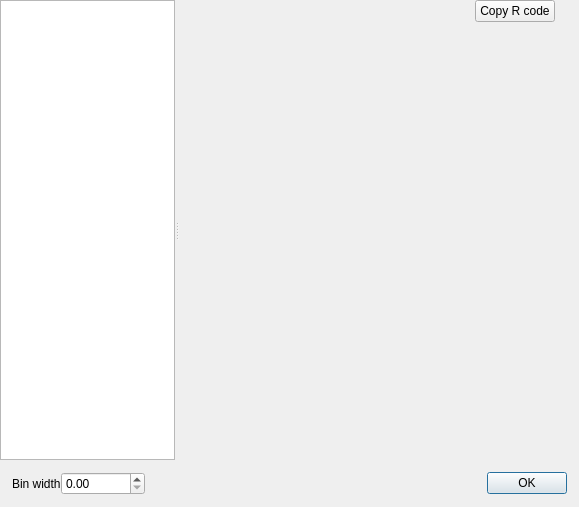
<?xml version="1.0" encoding="UTF-8"?>
<ui version="4.0">
 <class>SummaryDialog</class>
 <widget class="QDialog" name="SummaryDialog">
  <property name="geometry">
   <rect>
    <x>0</x>
    <y>0</y>
    <width>579</width>
    <height>507</height>
   </rect>
  </property>
  <property name="windowTitle">
   <string>Dialog</string>
  </property>
  <layout class="QVBoxLayout" name="verticalLayout_2">
   <property name="spacing">
    <number>0</number>
   </property>
   <property name="leftMargin">
    <number>0</number>
   </property>
   <property name="topMargin">
    <number>0</number>
   </property>
   <property name="rightMargin">
    <number>0</number>
   </property>
   <property name="bottomMargin">
    <number>0</number>
   </property>
   <item>
    <widget class="QSplitter" name="splitter">
     <property name="orientation">
      <enum>Qt::Horizontal</enum>
     </property>
     <widget class="QPlainTextEdit" name="summaryText">
      <property name="font">
       <font>
        <family>Consolas</family>
        <pointsize>14</pointsize>
       </font>
      </property>
      <property name="readOnly">
       <bool>true</bool>
      </property>
      <property name="backgroundVisible">
       <bool>false</bool>
      </property>
     </widget>
     <widget class="QWidget" name="layoutWidget">
      <layout class="QVBoxLayout" name="verticalLayout">
       <property name="spacing">
        <number>0</number>
       </property>
       <item>
        <layout class="QHBoxLayout" name="horizontalLayout_3">
         <property name="spacing">
          <number>12</number>
         </property>
         <property name="rightMargin">
          <number>24</number>
         </property>
         <item>
          <spacer name="horizontalSpacer">
           <property name="orientation">
            <enum>Qt::Horizontal</enum>
           </property>
           <property name="sizeHint" stdset="0">
            <size>
             <width>40</width>
             <height>5</height>
            </size>
           </property>
          </spacer>
         </item>
         <item>
          <widget class="QPushButton" name="buttonCopyImport">
           <property name="text">
            <string>Copy R code</string>
           </property>
          </widget>
         </item>
        </layout>
       </item>
       <item>
        <widget class="SimplePlotWidget" name="plotWidget" native="true">
         <property name="sizePolicy">
          <sizepolicy hsizetype="Expanding" vsizetype="Expanding">
           <horstretch>0</horstretch>
           <verstretch>0</verstretch>
          </sizepolicy>
         </property>
         <property name="minimumSize">
          <size>
           <width>400</width>
           <height>400</height>
          </size>
         </property>
        </widget>
       </item>
      </layout>
     </widget>
    </widget>
   </item>
   <item>
    <layout class="QHBoxLayout" name="horizontalLayout" stretch="0,0,0">
     <property name="sizeConstraint">
      <enum>QLayout::SetDefaultConstraint</enum>
     </property>
     <property name="leftMargin">
      <number>12</number>
     </property>
     <property name="topMargin">
      <number>12</number>
     </property>
     <property name="rightMargin">
      <number>12</number>
     </property>
     <property name="bottomMargin">
      <number>12</number>
     </property>
     <item>
      <widget class="QLabel" name="label">
       <property name="text">
        <string>Bin width</string>
       </property>
      </widget>
     </item>
     <item>
      <widget class="QDoubleSpinBox" name="doubleSpinBox">
       <property name="maximum">
        <double>9999999.990000000223517</double>
       </property>
      </widget>
     </item>
     <item>
      <widget class="QDialogButtonBox" name="buttonBox">
       <property name="orientation">
        <enum>Qt::Horizontal</enum>
       </property>
       <property name="standardButtons">
        <set>QDialogButtonBox::Ok</set>
       </property>
      </widget>
     </item>
    </layout>
   </item>
  </layout>
 </widget>
 <customwidgets>
  <customwidget>
   <class>SimplePlotWidget</class>
   <extends>QWidget</extends>
   <header>simpleplotwidget.h</header>
   <container>1</container>
  </customwidget>
 </customwidgets>
 <resources/>
 <connections>
  <connection>
   <sender>buttonBox</sender>
   <signal>accepted()</signal>
   <receiver>SummaryDialog</receiver>
   <slot>accept()</slot>
   <hints>
    <hint type="sourcelabel">
     <x>218</x>
     <y>489</y>
    </hint>
    <hint type="destinationlabel">
     <x>157</x>
     <y>274</y>
    </hint>
   </hints>
  </connection>
  <connection>
   <sender>buttonBox</sender>
   <signal>rejected()</signal>
   <receiver>SummaryDialog</receiver>
   <slot>reject()</slot>
   <hints>
    <hint type="sourcelabel">
     <x>286</x>
     <y>495</y>
    </hint>
    <hint type="destinationlabel">
     <x>286</x>
     <y>274</y>
    </hint>
   </hints>
  </connection>
 </connections>
</ui>
